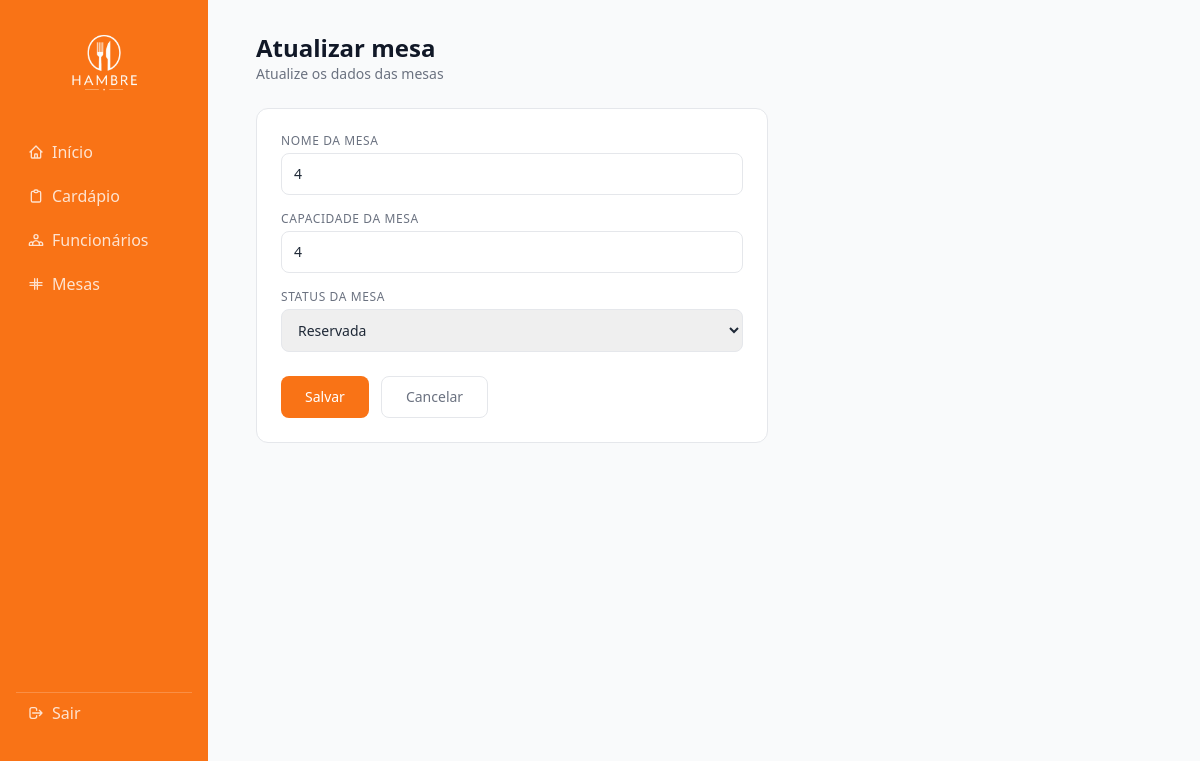
Before: /mesas/editar.php?id=6 with the older database file.
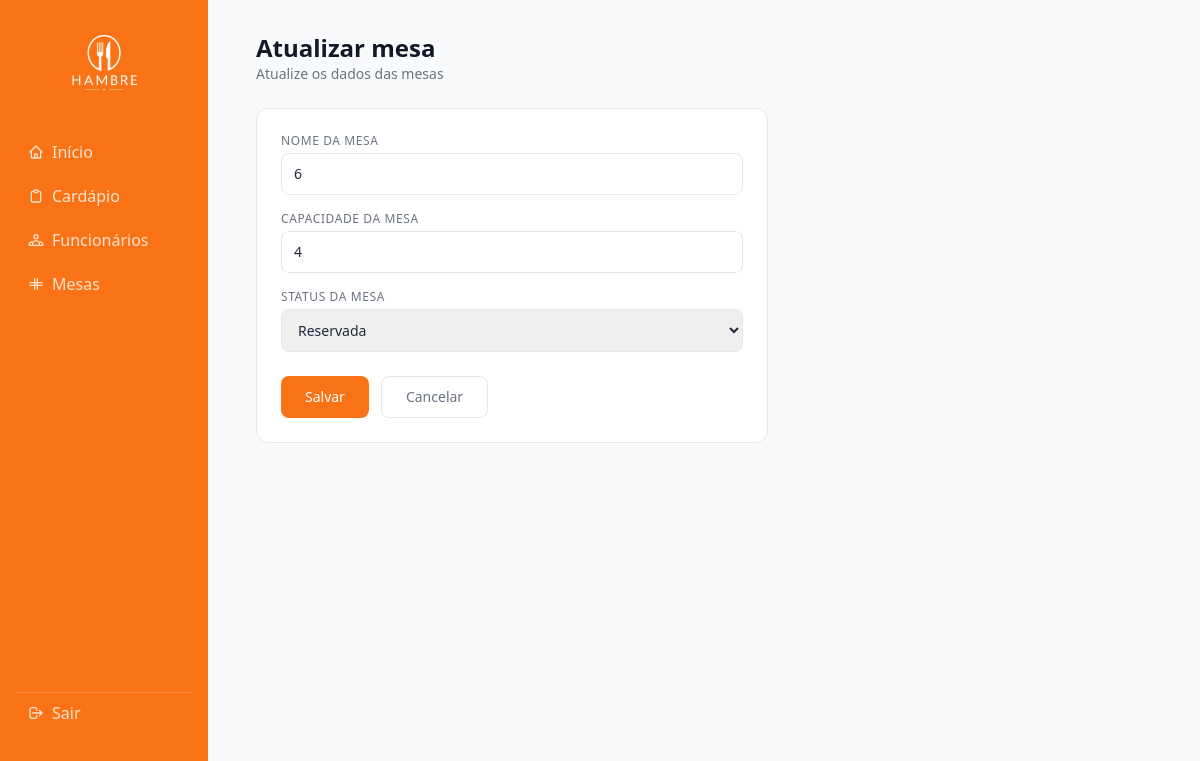
After: the same page with the newer database file.
### tables this page shows
CREATE TABLE `mesas` (
  `id` int NOT NULL,
  `numero` int NOT NULL,
  `capacidade` int NOT NULL,
  `status` varchar(20) DEFAULT 'Disponível'
);

### mesas/funcoes.php (called while the page is built, shortened)
<?php
function obterMesa($con, $id) {
    $stmt = $con->prepare("SELECT * FROM mesas WHERE id = :id");
    $stmt->bindValue(":id", $id);
    $stmt->execute();
    return $stmt->fetch(PDO::FETCH_OBJ);
}
?>

### mesas/editar.php (the view, shortened to what this page needs)
<?php
if(isset($_GET['id'])){
    require_once "../conexao.php";
    require_once "funcoes.php";
    $id = $_GET['id'];
    $mesa = obterMesa($con,$id);
}else{
    echo "Id não fornecido.";
    exit();
}
?>
<?php include '../sidebar.php'; ?>
<div class="mb-6">
    <h1 class="text-2xl font-bold text-gray-900">Atualizar mesa</h1>
    <p class="text-sm text-gray-500">Atualize os dados das mesas</p>
</div>
<div class="bg-white rounded-xl border border-gray-200 p-6 max-w-lg">
    <form action="" method="post" class="space-y-4">
        <div>
            <label class="block text-xs font-medium text-gray-500 uppercase tracking-wider mb-1">Nome da mesa</label>
            <input type="text" name="numero" value="<?= htmlspecialchars($mesa->numero) ?>" required
            class="w-full border border-gray-200 rounded-lg px-3 py-2.5 text-sm text-gray-800 outline-none focus:border-orange-400 focus:ring-2 focus:ring-orange-100 transition">
        </div>
        <div>
            <label  class="block text-xs font-medium text-gray-500 uppercase tracking-wider mb-1">Capacidade da mesa</label>
            <input type="text" name="capacidade" value="<?= htmlspecialchars($mesa->capacidade) ?>" required
            class="w-full border border-gray-200 rounded-lg px-3 py-2.5 text-sm text-gray-800 outline-none focus:border-orange-400 focus:ring-2 focus:ring-orange-100 transition">
        </div>
        <div>
            <label class="block text-xs font-medium text-gray-500 uppercase tracking-wider mb-1">Status da mesa</label>
            <select name="status" required
            class="w-full border border-gray-200 rounded-lg px-3 py-2.5 text-sm text-gray-800 outline-none focus:border-orange-400 focus:ring-2 focus:ring-orange-100 transition">
                <option value="Reservada" <?= $mesa->status == 'Reservada' ? 'selected' : '' ?>>Reservada</option>
            </select>
        </div>
        <div class="flex gap-3 pt-2">
            <button type="submit"
            class="bg-orange-500 hover:bg-orange-600 text-white font-medium text-sm px-6 py-2.5 rounded-lg transition">
                Salvar
            </button>
            <a href="index.php"
            class="border border-gray-200 text-gray-500 hover:bg-gray-50 font-medium text-sm px-6 py-2.5 rounded-lg transition">
                Cancelar
            </a>
        </div>
    </form>
</div>
</main>
</body>
</html>

Changed rows visible on the page:
changed mesas "Reservada": numero "4" → "6"
